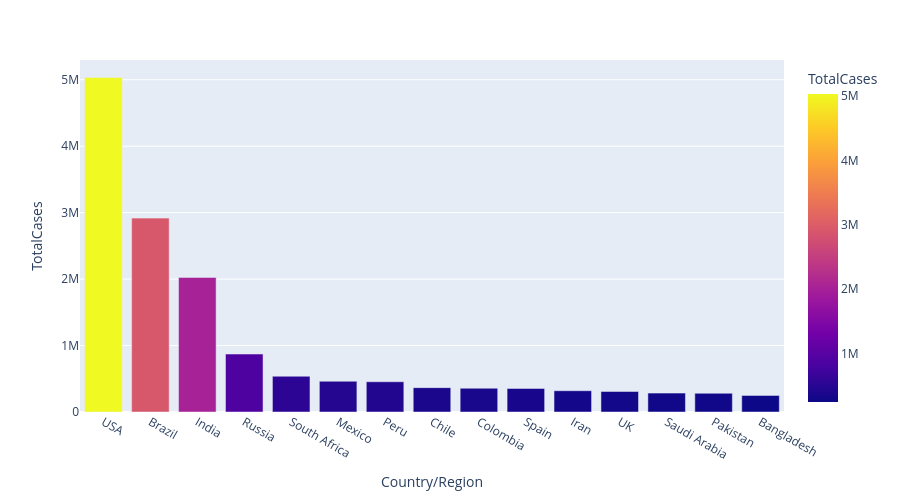

This figure's notebook cell:
### Code cell
####Bar graphs- Comparisons between COVID infected countries in terms of total cases, total deaths,
###total recovered & total tests
import plotly.express as px
px.bar(df.head(15), x = 'Country/Region', 
       y = 'TotalCases',color = 'TotalCases', 
       height = 500,hover_data = ['Country/Region', 'Continent'])

### Figure 1 — Plotly figure (JSON) as saved in the notebook; plotly's stock layout.template omitted (floating-point values rounded to 4 significant figures)
{"data": [{"customdata": [["North America"], ["South America"], ["Asia"], ["Europe"], ["Africa"], ["North America"], ["South America"], ["South America"], ["South America"], ["Europe"], ["Asia"], ["Europe"], ["Asia"], ["Asia"], ["Asia"]], "hovertemplate": "Country/Region=%{x}<br>TotalCases=%{marker.color}<br>Continent=%{customdata[0]}<extra></extra>", "legendgroup": "", "marker": {"color": [5032179, 2917562, 2025409, 871894, 538184, 462690, 455409, 366671, 357710, 354530, 320117, 308134, 284226, 281863, 249651], "coloraxis": "coloraxis", "pattern": {"shape": ""}}, "name": "", "orientation": "v", "showlegend": false, "textposition": "auto", "type": "bar", "x": ["USA", "Brazil", "India", "Russia", "South Africa", "Mexico", "Peru", "Chile", "Colombia", "Spain", "Iran", "UK", "Saudi Arabia", "Pakistan", "Bangladesh"], "xaxis": "x", "y": [5032179, 2917562, 2025409, 871894, 538184, 462690, 455409, 366671, 357710, 354530, 320117, 308134, 284226, 281863, 249651], "yaxis": "y"}], "layout": {"barmode": "relative", "coloraxis": {"colorbar": {"title": {"text": "TotalCases"}}, "colorscale": [[0, "#0d0887"], [0.1111, "#46039f"], [0.2222, "#7201a8"], [0.3333, "#9c179e"], [0.4444, "#bd3786"], [0.5556, "#d8576b"], [0.6667, "#ed7953"], [0.7778, "#fb9f3a"], [0.8889, "#fdca26"], [1, "#f0f921"]]}, "height": 500, "legend": {"tracegroupgap": 0}, "margin": {"t": 60}, "xaxis": {"anchor": "y", "domain": [0, 1], "title": {"text": "Country/Region"}}, "yaxis": {"anchor": "x", "domain": [0, 1], "title": {"text": "TotalCases"}}}}
